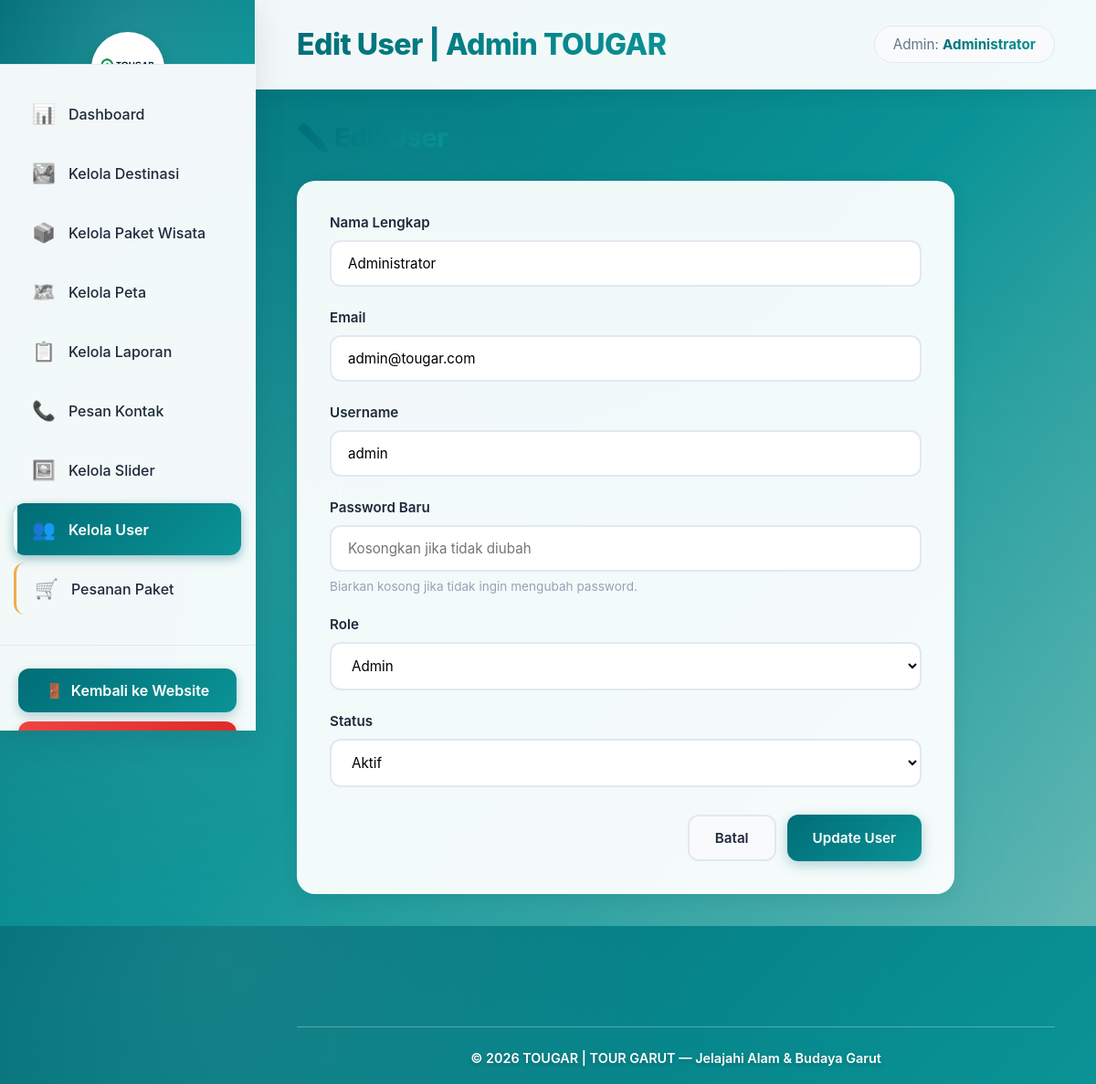
The app's page /public/admin/users/edit?id=1 (signed in) with its own data.
### tables this page shows
CREATE TABLE users (
    id INT AUTO_INCREMENT PRIMARY KEY,
    nama VARCHAR(100) NOT NULL,
    email VARCHAR(100) NOT NULL,
    username VARCHAR(50) NOT NULL UNIQUE,
    password VARCHAR(255) NOT NULL,
    role ENUM('admin','wisatawan') DEFAULT 'wisatawan',
    created_at TIMESTAMP DEFAULT CURRENT_TIMESTAMP
);

### app/controllers/AdminController.php (called while the page is built, shortened)
<?php
class AdminController extends BaseController {
    private $userModel;
    public function __construct() {
        $this->userModel    = new UserModel();
    }
    public function editUser() {
        $id    = (int)($_GET['id'] ?? 0);
        $error = null;
        $data  = $this->userModel->getById($id);
        $this->render('admin/edit_user', [
            'pageTitle'  => 'Edit User | Admin TOUGAR',
            'activeMenu' => 'users',
            'error'      => $error,
            'data'       => $data
        ], 'admin');
    }
}

### public/index.php (called while the page is built, shortened)
<?php
require_once __DIR__ . '/../config/database.php';
require_once __DIR__ . '/../config/router.php';
$router = new Router();
$router->get( '/',             'LandingController', 'index');
$router->get( '/landing',      'LandingController', 'index');
$router->get( '/login',        'AuthController', 'showLogin');
$router->post('/login',        'AuthController', 'login');
$router->get( '/logout',       'AuthController', 'logout');
$router->get( '/register',     'AuthController', 'showRegister');
$router->post('/register',     'AuthController', 'register');
$router->get( '/forgot-password', 'AuthController', 'showForgot');
$router->post('/forgot-password', 'AuthController', 'forgot');
$router->get( '/reset-password',  'AuthController', 'showReset');
$router->post('/reset-password',  'AuthController', 'resetPassword');
$router->post('/pesan-paket',  'PesanController', 'store');
$router->get( '/beranda',      'BerandaController', 'index');
$router->get( '/destinasi',    'DestinasiController', 'index');
$router->get( '/paket-wisata', 'PaketWisataController', 'index');
$router->get( '/laporan',      'LaporanController', 'index');
$router->get( '/kontak',       'KontakController', 'index');
$router->post('/kontak/send',  'KontakController', 'send');
$router->get( '/peta-wisata',  'PetaWisataController', 'index');
$router->get( '/admin',              'AdminController', 'index');
$router->get( '/admin/wisata',         'AdminController', 'wisata');
$router->get( '/admin/wisata/tambah',  'AdminController', 'tambahWisata');
$router->post('/admin/wisata/tambah',  'AdminController', 'tambahWisata');
$router->get( '/admin/wisata/edit',    'AdminController', 'editWisata');
$router->post('/admin/wisata/edit',    'AdminController', 'editWisata');
$router->get( '/admin/wisata/hapus',   'AdminController', 'hapusWisata');
$router->get( '/admin/paket',          'AdminController', 'paket');
$router->get( '/admin/paket/tambah',   'AdminController', 'tambahPaket');
$router->post('/admin/paket/tambah',   'AdminController', 'tambahPaket');
$router->get( '/admin/paket/edit',     'AdminController', 'editPaket');
$router->post('/admin/paket/edit',     'AdminController', 'editPaket');
$router->get( '/admin/paket/hapus',    'AdminController', 'hapusPaket');
$router->get( '/admin/peta',           'AdminController', 'peta');
$router->get( '/admin/peta/tambah',    'AdminController', 'tambahPeta');
$router->post('/admin/peta/tambah',    'AdminController', 'tambahPeta');
$router->get( '/admin/peta/edit',      'AdminController', 'editPeta');
$router->post('/admin/peta/edit',      'AdminController', 'editPeta');
$router->get( '/admin/peta/hapus',     'AdminController', 'hapusPeta');
$router->get( '/admin/laporan',        'AdminController', 'laporan');
$router->get( '/admin/laporan/hapus',  'AdminController', 'hapusLaporan');
$router->get( '/admin/kontak',         'AdminController', 'kontak');
$router->get( '/admin/kontak/hapus',   'AdminController', 'hapusKontak');
$router->get( '/admin/slider',         'AdminController', 'slider');
$router->get( '/admin/slider/tambah',  'AdminController', 'tambahSlider');
$router->post('/admin/slider/tambah',  'AdminController', 'tambahSlider');
$router->get( '/admin/slider/edit',    'AdminController', 'editSlider');
$router->post('/admin/slider/edit',    'AdminController', 'editSlider');
$router->get( '/admin/slider/hapus',   'AdminController', 'hapusSlider');
$router->get( '/admin/users',          'AdminController', 'users');
$router->get( '/admin/users/tambah',   'AdminController', 'tambahUser');
$router->post('/admin/users/tambah',   'AdminController', 'tambahUser');
$router->get( '/admin/users/edit',     'AdminController', 'editUser');
$router->post('/admin/users/edit',     'AdminController', 'editUser');
$router->get( '/admin/users/hapus',    'AdminController', 'hapusUser');
$router->get( '/admin/pesanan',        'AdminController', 'pesanan');
$router->get( '/admin/pesanan/status', 'AdminController', 'updateStatusPesanan');
$router->get( '/admin/pesanan/hapus',  'AdminController', 'hapusPesanan');
$router->dispatch();

### app/models/BaseModel.php (called while the page is built, shortened)
<?php
class BaseModel {
    protected $db;
    protected $table;
    protected $primaryKey = 'id';
    public function __construct() {
        $this->db = getDB();
    }
    public function getById($id) {
        $id   = (int)$id;
        $stmt = $this->db->prepare("SELECT * FROM {$this->table} WHERE {$this->primaryKey} = ?");
        $stmt->bind_param('i', $id);
        $stmt->execute();
        return $stmt->get_result()->fetch_assoc();
    }
}

### config/database.php (called while the page is built, shortened)
<?php
function getDB() {
    static $conn = null;
    if ($conn === null) {
        $conn = @new mysqli(DB_HOST, DB_USER, DB_PASS, DB_NAME);
        $conn->set_charset("utf8");
    }
    return $conn;
}

### app/views/admin/edit_user.php (the view, shortened to what this page needs)
<div class="section-header">
  <h2>✏️ Edit User</h2>
</div>
<div class="admin-form-card">
  <form method="POST" action="<?= BASE_URL ?>/admin/users/edit?id=<?= (int)$data['id'] ?>">
    <div class="form-group">
      <label>Nama Lengkap</label>
      <input type="text" name="nama" required
             value="<?= htmlspecialchars($data['nama'] ?? '') ?>">
    </div>
    <div class="form-group">
      <label>Email</label>
      <input type="email" name="email" required
             value="<?= htmlspecialchars($data['email'] ?? '') ?>">
    </div>
    <div class="form-group">
      <label>Username</label>
      <input type="text" name="username" required
             value="<?= htmlspecialchars($data['username'] ?? '') ?>">
    </div>
    <div class="form-group">
      <label>Password Baru</label>
      <input type="password" name="password" placeholder="Kosongkan jika tidak diubah">
      <small class="form-hint">Biarkan kosong jika tidak ingin mengubah password.</small>
    </div>
    <div class="form-group">
      <label>Role</label>
      <?php $roleNow = $data['role'] ?? 'wisatawan'; ?>
      <select name="role">
        <option value="admin" <?= $roleNow === 'admin' ? 'selected' : '' ?>>Admin</option>
      </select>
    </div>
    <div class="form-group">
      <label>Status</label>
      <?php $statusNow = $data['status'] ?? 'active'; ?>
      <select name="status">
        <option value="active" <?= $statusNow === 'active' ? 'selected' : '' ?>>Aktif</option>
      </select>
    </div>
    <div class="form-actions">
      <a href="<?= BASE_URL ?>/admin/users" class="btn-secondary">Batal</a>
      <button type="submit" class="btn-primary">Update User</button>
    </div>
  </form>
</div>

### config/router.php (shortened to what this page needs)
<?php
require_once __DIR__ . '/database.php';
class Router {
    private $routes = [];
    public function get($path, $controller, $method) {
        $this->routes[] = [
            'method' => 'GET',
            'path'   => $path,
            'controller' => $controller,
            'action' => $method
        ];
    }
    public function post($path, $controller, $method) {
        $this->routes[] = [
            'method' => 'POST',
            'path'   => $path,
            'controller' => $controller,
            'action' => $method
        ];
    }
    public function dispatch() {
        $requestUri    = strtok($_SERVER['REQUEST_URI'], '?');
        $requestMethod = $_SERVER['REQUEST_METHOD'];
        $basePath = rtrim(dirname($_SERVER['SCRIPT_NAME']), '/');
        $uri = '/' . ltrim(str_replace($basePath, '', $requestUri), '/');
        foreach ($this->routes as $route) {
            if ($route['method'] === $requestMethod && $this->matchPath($route['path'], $uri)) {
                $ctrl = new $route['controller']();
                $action = $route['action'];
                $ctrl->$action();
                return;
            }
        }
    }
    private function matchPath($routePath, $uri) {
        return rtrim($routePath, '/') === rtrim($uri, '/');
    }
}

### public/assets/css/admin.css (style rules this page uses)
* { margin: 0; padding: 0; box-sizing: border-box; font-family: 'Inter', 'Segoe UI', system-ui, -apple-system, sans-serif; }
:root { --primary: #006d77; --primary-dark: #005560; --primary-light: #83c5be; --secondary: #0a9396; --success: #10b981; --danger: #ef4444; --warning: #f59e0b; --dark: #1e293b; --light: #f8fafc; --border: #e2e8f0; --shadow: rgba(15, 23, 42, 0.08); --shadow-lg: rgba(15, 23, 42, 0.12); }
body { display: flex; min-height: 100vh; background: linear-gradient(135deg, #006d77 0%, #0a9396 50%, #83c5be 100%); color: var(--dark); overflow-x: hidden; }
body::before { content: ''; position: fixed; top: 0; left: 0; width: 100%; height: 100%; background: radial-gradient(circle at 20% 50%, rgba(131, 197, 190, 0.2), transparent 50%), radial-gradient(circle at 80% 80%, rgba(10, 147, 150, 0.2), transparent 50%); pointer-events: none; z-index: 0; }
.btn-primary { background: linear-gradient(135deg, #006d77, #0a9396); color: white; padding: 14px 28px; border: none; border-radius: 12px; cursor: pointer; font-size: 0.95rem; font-weight: 600; transition: all 0.3s cubic-bezier(0.4, 0, 0.2, 1); box-shadow: 0 4px 14px rgba(0, 109, 119, 0.3); position: relative; overflow: hidden; }
.btn-primary::before { content: ''; position: absolute; top: 0; left: -100%; width: 100%; height: 100%; background: linear-gradient(90deg, transparent, rgba(255, 255, 255, 0.3), transparent); transition: left 0.5s; }
.btn-secondary { background: var(--light); color: var(--dark); padding: 14px 28px; border: 2px solid var(--border); border-radius: 12px; cursor: pointer; font-size: 0.95rem; transition: all 0.3s ease; font-weight: 600; }
.section-header { display: flex; justify-content: space-between; align-items: center; margin-bottom: 30px; }
.section-header h2 { background: linear-gradient(135deg, var(--primary), var(--secondary)); -webkit-background-clip: text; -webkit-text-fill-color: transparent; background-clip: text; font-size: 1.8rem; font-weight: 800; letter-spacing: -0.5px; }
.form-group { margin-bottom: 24px; }
.form-group label { display: block; margin-bottom: 10px; color: var(--dark); font-weight: 600; font-size: 0.95rem; }
.form-group input, .form-group textarea, .form-group select { width: 100%; padding: 14px 18px; border: 2px solid var(--border); border-radius: 12px; font-size: 0.95rem; transition: all 0.3s ease; background: white; font-family: inherit; }
.form-actions { display: flex; gap: 12px; justify-content: flex-end; margin-top: 30px; }
a.btn-secondary { display: inline-flex; align-items: center; justify-content: center; text-decoration: none; }
.form-hint { display: block; margin-top: 8px; font-size: 0.85rem; color: #94a3b8; }
.admin-form-card { background: rgba(255, 255, 255, 0.95); backdrop-filter: blur(20px); padding: 35px; border-radius: 20px; box-shadow: 0 4px 20px var(--shadow); border: 1px solid rgba(255, 255, 255, 0.5); max-width: 720px; }

### records on screen
users: nama "Administrator", email "admin@tougar.com", username "admin", role "Admin", status "Aktif"
